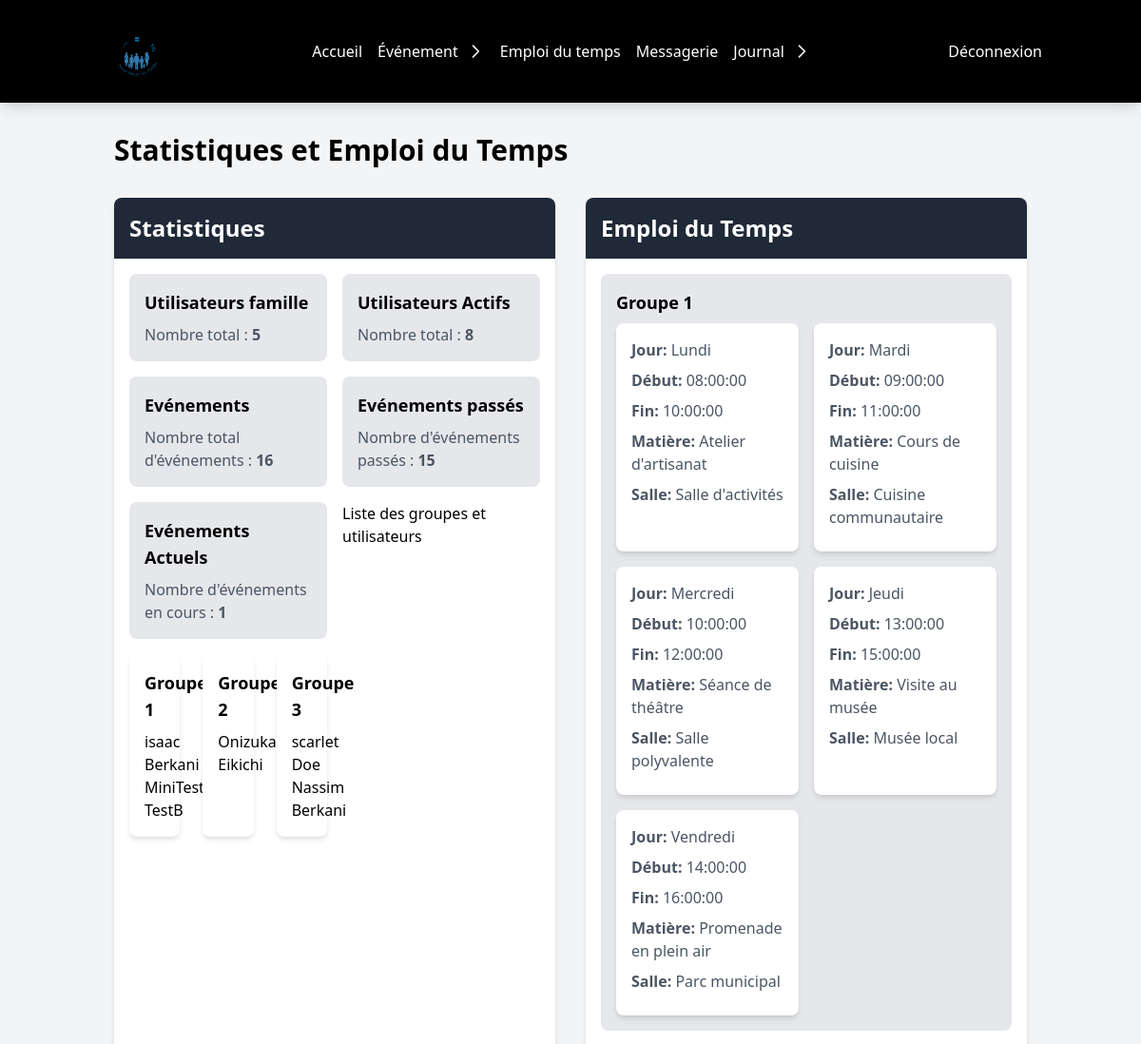
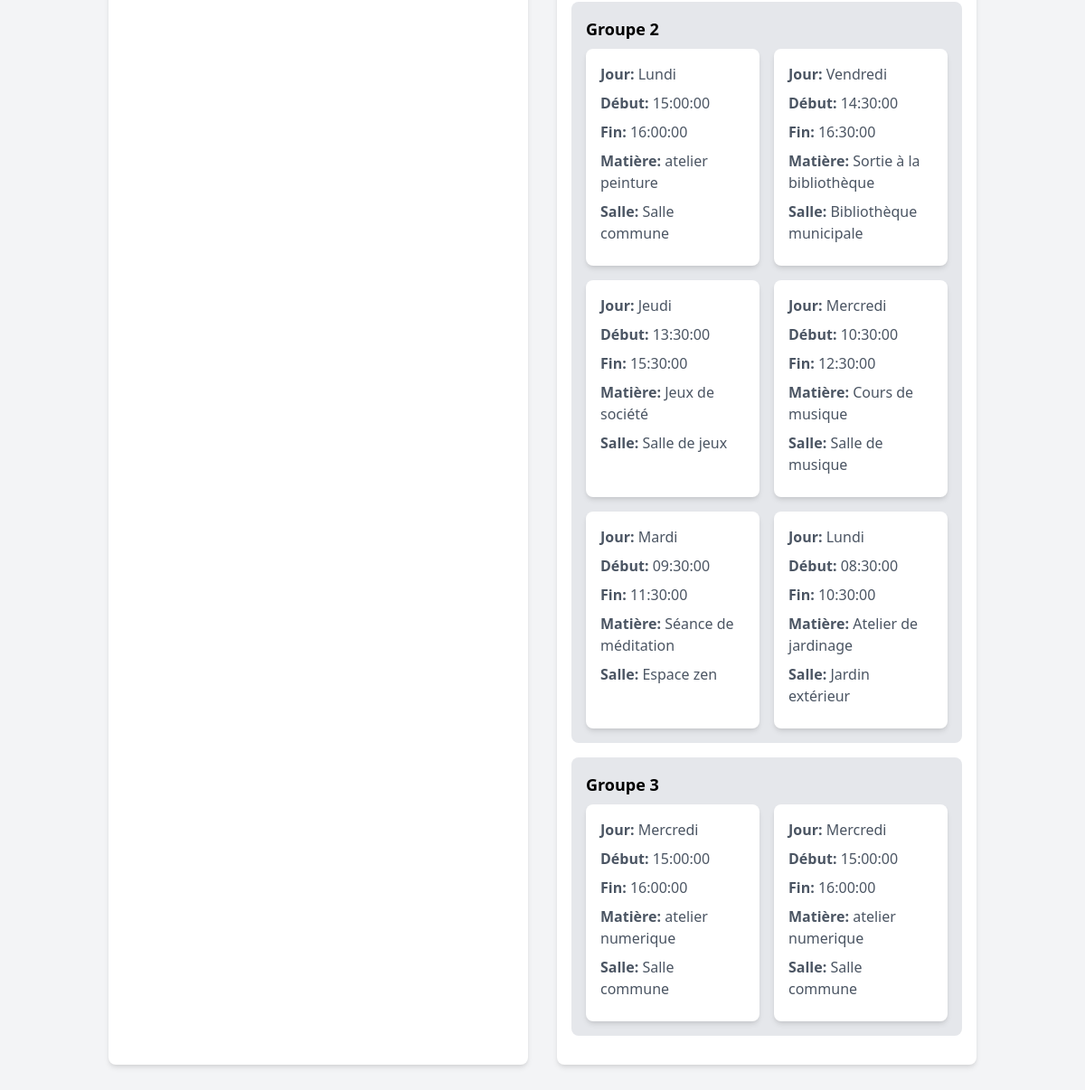
/controllers/controller_educ_home.php (signed in), run on the app's committed database (2 pictures, top to bottom).
### tables this page shows
CREATE TABLE `utilisateurs` (
  `idUtilisateur` int NOT NULL,
  `nom` varchar(50) DEFAULT NULL,
  `prenom` varchar(50) DEFAULT NULL,
  `email` varchar(100) DEFAULT NULL,
  `motDePasse` varchar(100) DEFAULT NULL,
  `user_validate` int NOT NULL,
  `phone` int NOT NULL,
  `type_id` int DEFAULT NULL,
  `nomEnfant` varchar(50) DEFAULT NULL,
  `prenomEnfant` varchar(50) DEFAULT NULL,
  `photoEnfant` varchar(255) DEFAULT NULL,
  `dateNaissanceEnfant` date DEFAULT NULL,
  `groupe` varchar(255) DEFAULT NULL
);

CREATE TABLE `emploidutemp` (
  `id` int NOT NULL,
  `groupe` varchar(5) NOT NULL,
  `jour_semaine` varchar(20) NOT NULL,
  `heure_debut` time NOT NULL,
  `heure_fin` time NOT NULL,
  `matiere` varchar(100) NOT NULL,
  `salle` varchar(50) NOT NULL DEFAULT 'Salle commune'
);

### controllers/controller_educ_home.php (called while the page is built, shortened)
<?php
require_once "../models/educ.php";
$totalUsers = Educ::countUsers();
$ActiveUser = Educ::countUsersActif();
$emploi_du_temps = Educ::EmploiDuTemps();
$eventCount = Educ::countEvent();
$eventCountP = Educ::countPreviousEvent();
$eventCountA = Educ::countActiveEvent();
$utilisateurs = Educ::afficherUtilisateursGroupe();
include "../views/view_educ_home.php";

### models/educ.php (called while the page is built, shortened)
<?php
class educ
{
    private static $db;
    public static function initDatabase()
    {
        if (!isset(self::$db)) {
            self::$db = new PDO("mysql:host=localhost;dbname=" . DBNAME, DBUSER, DBPASSWORD);
            self::$db->setAttribute(PDO::ATTR_ERRMODE, PDO::ERRMODE_EXCEPTION);
        }
    }
    public static function countUsers()
    {
        try {
            $sql = "SELECT COUNT(*) AS total FROM utilisateurs WHERE type_id = 2";
            $query = self::$db->prepare($sql);
            $query->execute();
            $result = $query->fetch(PDO::FETCH_ASSOC);
            return $result['total'];
        } catch (PDOException $e) {
            throw new Exception("Erreur lors du comptage des utilisateurs : " . $e->getMessage());
        }
    }
    public static function countUsersActif()
    {
        try {
            $sql = "SELECT COUNT(*) AS total FROM utilisateurs WHERE user_validate = 1";
            $query = self::$db->prepare($sql);
            $query->execute();
            $result = $query->fetch(PDO::FETCH_ASSOC);
            return $result['total'];
        } catch (PDOException $e) {
            throw new Exception("Erreur lors du comptage des utilisateurs : " . $e->getMessage());
        }
    }
    public static function EmploiDuTemps()
    {
        try {
            $query = "SELECT * FROM emploidutemp ORDER BY groupe";
            $result = self::$db->query($query);
            $groupedTimetable = array();
            while ($row = $result->fetch(PDO::FETCH_ASSOC)) {
                $group = $row['groupe'];
                if (!isset($groupedTimetable[$group])) {
                    $groupedTimetable[$group] = array();
                }
                $groupedTimetable[$group][] = $row;
            }
            return $groupedTimetable;
        } catch (PDOException $e) {
            echo "Erreur de base de données : " . $e->getMessage();
            return null;
        }
    }
public static function countEvent()
{
    try {
        $query = "SELECT COUNT(*) AS event_count FROM evenements";
        $result = self::$db->query($query);
        $row = $result->fetch(PDO::FETCH_ASSOC);
        $eventCount = $row['event_count'];
        return $eventCount;
    } catch (PDOException $e) {
        echo "Erreur de base de données : " . $e->getMessage();
        return null;
    }
}
public static function countPreviousEvent()
{
    try {
        $query = "SELECT COUNT(*) AS eventCountP FROM evenements WHERE dateDebut < CURDATE()";
        $result = self::$db->query($query);
        $row = $result->fetch(PDO::FETCH_ASSOC);
        $eventCountP = $row['eventCountP'];
        return $eventCountP;
    } catch (PDOException $e) {
        echo "Erreur de base de données : " . $e->getMessage();
        return null;
    }
}
public static function countActiveEvent()
{
    try {
        $query = "SELECT COUNT(*) AS eventCountA FROM evenements WHERE dateDebut >= CURDATE()";
        $result = self::$db->query($query);
        $row = $result->fetch(PDO::FETCH_ASSOC);
        $eventCountA = $row['eventCountA'];
        return $eventCountA;
    } catch (PDOException $e) {
        echo "Erreur de base de données : " . $e->getMessage();
        return null;
    }
}
public static function afficherUtilisateursGroupe()
{
    try {
        $query = "SELECT * FROM utilisateurs WHERE type_id = 2";
        $result = self::$db->query($query);
        $data = $result->fetchAll(PDO::FETCH_ASSOC);
        return $data;
    } catch (PDOException $e) {
        echo "Erreur de base de données : " . $e->getMessage();
        return null;
    }
}
}

### views/view_educ_home.php (the view, shortened to what this page needs)
<!DOCTYPE html>
<html lang="fr">
<head>
    <link href="https://cdn.jsdelivr.net/npm/tailwindcss@2.2.19/dist/tailwind.min.css" rel="stylesheet">
</head>
<body class="bg-gray-100">
    <?php include "header_educ.php"; ?>
    <div class="container mx-auto p-8">
        <h1 class="text-3xl font-bold mb-8">Statistiques et Emploi du Temps</h1>
        <div class="grid grid-cols-1 md:grid-cols-2 gap-8">
            <div class="bg-white shadow-md rounded-lg">
                <div class="p-4 bg-gray-800 text-white rounded-t-lg">
                    <h2 class="text-xl md:text-2xl font-semibold">Statistiques</h2>
                </div>
                <div class="grid grid-cols-1 md:grid-cols-2 gap-4 p-4">
                    <div class="bg-gray-200 rounded-lg p-4">
                        <h3 class="text-lg font-semibold mb-2">Utilisateurs famille</h3>
                        <p class="text-gray-600">Nombre total : <span class="font-bold"><?= $totalUsers ?></span></p>
                    </div>
                    <div class="bg-gray-200 rounded-lg p-4">
                        <h3 class="text-lg font-semibold mb-2">Utilisateurs Actifs</h3>
                        <p class="text-gray-600">Nombre total : <span class="font-bold"><?= $ActiveUser ?></span></p>
                    </div>
                    <div class="bg-gray-200 rounded-lg p-4">
                        <h3 class="text-lg font-semibold mb-2">Evénements</h3>
                        <p class="text-gray-600">Nombre total d'événements : <span
                                class="font-bold"><?= $eventCount ?></span></p>
                    </div>
                    <div class="bg-gray-200 rounded-lg p-4">
                        <h3 class="text-lg font-semibold mb-2">Evénements passés</h3>
                        <p class="text-gray-600">Nombre d'événements passés : <span
                                class="font-bold"><?= $eventCountP ?></span></p>
                    </div>
                    <div class="bg-gray-200 rounded-lg p-4">
                        <h3 class="text-lg font-semibold mb-2">Evénements Actuels</h3>
                        <p class="text-gray-600">Nombre d'événements en cours : <span
                                class="font-bold"><?= $eventCountA ?></span></p>
                    </div>
                    <h1>Liste des groupes et utilisateurs</h1>
                    <?php if ($utilisateurs): ?>
                        <div class="grid grid-cols-1 md:grid-cols-3 gap-6">
                            <?php foreach (range(1, 3) as $numGroupe): ?>
                                <div class="bg-white shadow-md rounded-lg p-4">
                                    <h3 class="text-lg font-semibold mb-2">Groupe <?= $numGroupe ?></h3>
                                    <?php
                                    $groupe = [];
                                    foreach ($utilisateurs as $utilisateur) {
                                        if ($utilisateur['groupe'] == $numGroupe) {
                                            $groupe[] = "<li>{$utilisateur['prenomEnfant']} {$utilisateur['nomEnfant']}</li>";
                                        }
                                    }
                                    if (!empty($groupe)) {
                                        echo "<ul>" . implode("", $groupe) . "</ul>";
                                    } else {
                                        echo "<p class='text-gray-600'>Aucun utilisateur trouvé dans ce groupe.</p>";
                                    }
                                    ?>
                                </div>
                            <?php endforeach; ?>
                        </div>
                    <?php else: ?>
                        <p class="text-gray-600">Aucun utilisateur trouvé.</p>
                    <?php endif; ?>
                </div>
            </div>
            <div class="bg-white shadow-md rounded-lg">
                <div class="p-4 bg-gray-800 text-white rounded-t-lg">
                    <h2 class="text-xl md:text-2xl font-semibold">Emploi du Temps</h2>
                </div>
                <div class="p-4">
                    <?php foreach ($emploi_du_temps as $groupe => $activites): ?>
                        <div class="bg-gray-200 rounded-lg p-4 mb-4">
                            <h3 class="text-lg font-semibold mb-2">Groupe <?= $groupe ?></h3>
                            <div class="grid grid-cols-1 md:grid-cols-2 gap-4">
                                <?php foreach ($activites as $activite): ?>
                                    <div class="bg-white shadow-md rounded-lg p-4">
                                        <p class="text-gray-600 mb-2"><span class="font-semibold">Jour:</span>
                                            <?= $activite['jour_semaine'] ?></p>
                                        <p class="text-gray-600 mb-2"><span class="font-semibold">Début:</span>
                                            <?= $activite['heure_debut'] ?></p>
                                        <p class="text-gray-600 mb-2"><span class="font-semibold">Fin:</span>
                                            <?= $activite['heure_fin'] ?></p>
                                        <p class="text-gray-600 mb-2"><span class="font-semibold">Matière:</span>
                                            <?= $activite['matiere'] ?></p>
                                        <p class="text-gray-600 mb-2"><span class="font-semibold">Salle:</span>
                                            <?= $activite['salle'] ?></p>
                                    </div>
                                <?php endforeach; ?>
                            </div>
                        </div>
                    <?php endforeach; ?>
                </div>
            </div>
        </div>
    </div>
</body>
</html>

### data on the page
utilisateurs: prenomEnfant "isaac", nomEnfant "Berkani"
utilisateurs: prenomEnfant "MiniTest", nomEnfant "TestB"
utilisateurs: numGroupe "2", prenomEnfant "Onizuka", nomEnfant "Eikichi"
utilisateurs: prenomEnfant "scarlet", nomEnfant "Doe"
utilisateurs: prenomEnfant "Nassim", nomEnfant "Berkani"
emploidutemp: jour_semaine "Lundi", heure_debut "08:00:00", heure_fin "10:00:00", matiere "Atelier d'artisanat", salle "Salle d'activités"
emploidutemp: jour_semaine "Mardi", heure_debut "09:00:00", heure_fin "11:00:00", matiere "Cours de cuisine", salle "Cuisine communautaire"
emploidutemp: jour_semaine "Mercredi", heure_debut "10:00:00", heure_fin "12:00:00", matiere "Séance de théâtre", salle "Salle polyvalente"
emploidutemp: jour_semaine "Jeudi", heure_debut "13:00:00", heure_fin "15:00:00", matiere "Visite au musée", salle "Musée local"
emploidutemp: jour_semaine "Vendredi", heure_debut "14:00:00", heure_fin "16:00:00", matiere "Promenade en plein air", salle "Parc municipal"
emploidutemp: jour_semaine "Lundi", heure_debut "15:00:00", heure_fin "16:00:00", matiere "atelier peinture", salle "Salle commune"
emploidutemp: jour_semaine "Vendredi", heure_debut "14:30:00", heure_fin "16:30:00", matiere "Sortie à la bibliothèque", salle "Bibliothèque municipale"
emploidutemp: jour_semaine "Jeudi", heure_debut "13:30:00", heure_fin "15:30:00", matiere "Jeux de société", salle "Salle de jeux"
emploidutemp: jour_semaine "Mercredi", heure_debut "10:30:00", heure_fin "12:30:00", matiere "Cours de musique", salle "Salle de musique"
emploidutemp: jour_semaine "Mardi", heure_debut "09:30:00", heure_fin "11:30:00", matiere "Séance de méditation", salle "Espace zen"
emploidutemp: jour_semaine "Lundi", heure_debut "08:30:00", heure_fin "10:30:00", matiere "Atelier de jardinage", salle "Jardin extérieur"
emploidutemp: jour_semaine "Mercredi", heure_debut "15:00:00", heure_fin "16:00:00", matiere "atelier numerique", salle "Salle commune"
emploidutemp: jour_semaine "Mercredi", heure_debut "15:00:00", heure_fin "16:00:00", matiere "atelier numerique", salle "Salle commune"

### other printed values
$totalUsers "5"
$ActiveUser "8"
$eventCount "16"
$eventCountP "15"
$eventCountA "1"
$numGroupe "1"
$numGroupe "3"
$groupe "1"
$groupe "2"
$groupe "3"
